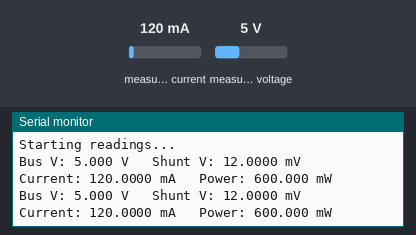
A sketch run on a simulated ESP32. Shown: the last lines printed to the serial monitor. The test bench sets the inputs (shaded band); at power-on: measured current 120 mA, measured voltage 5 V.

Above: at 2.2 s.
2.3 s: measured current set to 40 mA
At 3.6 s:
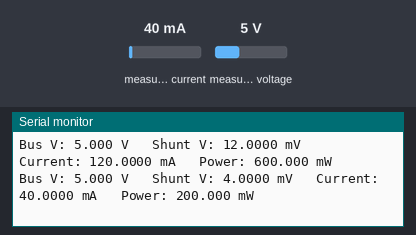
3.8 s: measured voltage set to 0.3 V
At 4.7 s:
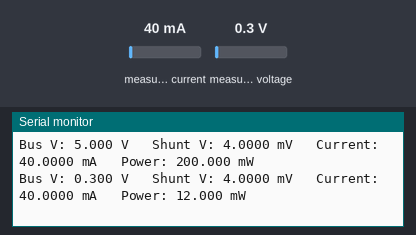
5.3 s: measured current set to 500 mA
At 6.9 s:
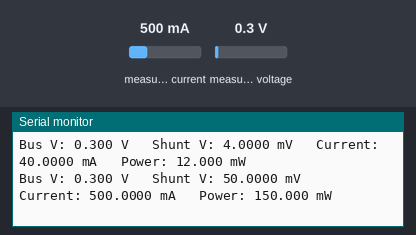
Timing chart, 0 to 8.4 s (numbered marks = the images above; inputs shaded):
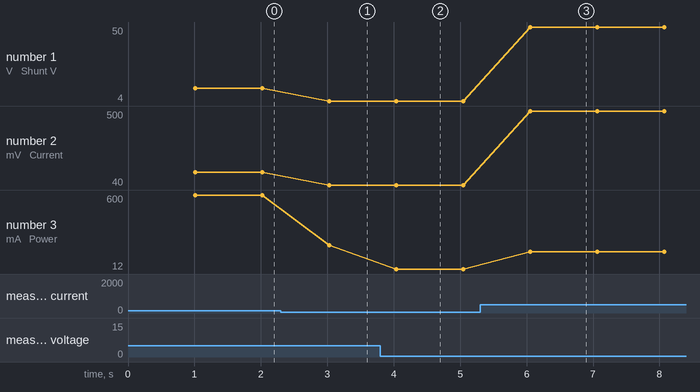

The sketch:

ina_esp32.ino
```cpp
#include <Wire.h>
#include <INA226.h>

INA226 ina226(0x40);

void setup() {
  Serial.begin(115200);
  delay(1000);

  Wire.begin(21, 22);  // SDA, SCL

  Serial.println("Starting INA226 test...");

  if (!ina226.begin()) {
    Serial.println("Couldn't find INA226 chip - check wiring!");
    while (1) delay(10);
  }

  Serial.println("INA226 found!");

  // Shunt voltage ADC on INA226 maxes out at ~81.92mV.
  // With a 0.1 ohm shunt, max measurable current = 81.92mV / 0.1 ohm = ~819mA.
  // So maxCurrent here MUST be <= ~0.8A for this shunt value, or calibration breaks.
  bool calOK = ina226.setMaxCurrentShunt(0.8, 0.1);  // 800mA max, 0.1 ohm shunt
  Serial.print("Calibration success: ");
  Serial.println(calOK ? "YES" : "NO");

  if (!calOK) {
    Serial.println("Calibration FAILED - check shunt/current values!");
  }

  Serial.println("Starting readings...\n");
}

void loop() {
  float busVoltage      = ina226.getBusVoltage();
  float shuntVoltage_mV = ina226.getShuntVoltage_mV();
  float current_mA      = ina226.getCurrent() * 1000;
  float power_mW        = ina226.getPower() * 1000;

  Serial.print("Bus V: ");
  Serial.print(busVoltage, 3);
  Serial.print(" V \t");

  Serial.print("Shunt V: ");
  Serial.print(shuntVoltage_mV, 4);
  Serial.print(" mV \t");

  Serial.print("Current: ");
  Serial.print(current_mA, 4);
  Serial.print(" mA \t");

  Serial.print("Power: ");
  Serial.print(power_mW, 3);
  Serial.println(" mW");

  delay(1000);
}
```

Measured:
- after the input at 2.3 s, the serial monitor: prints a new line after 0.73 s (image 1)
- after the input at 3.8 s, the serial monitor: prints a new line after 0.24 s (image 2)
- after the input at 5.3 s, the serial monitor: prints a new line after 0.76 s (image 3)
- plotted number 1: 12 → 4 after the input at 2.3 s, 4 → 50 after the input at 5.3 s
- plotted number 2: 120 → 40 after the input at 2.3 s, 40 → 500 after the input at 5.3 s
- plotted number 3: 600 → 200 after the input at 2.3 s, 12 → 150 after the input at 5.3 s
